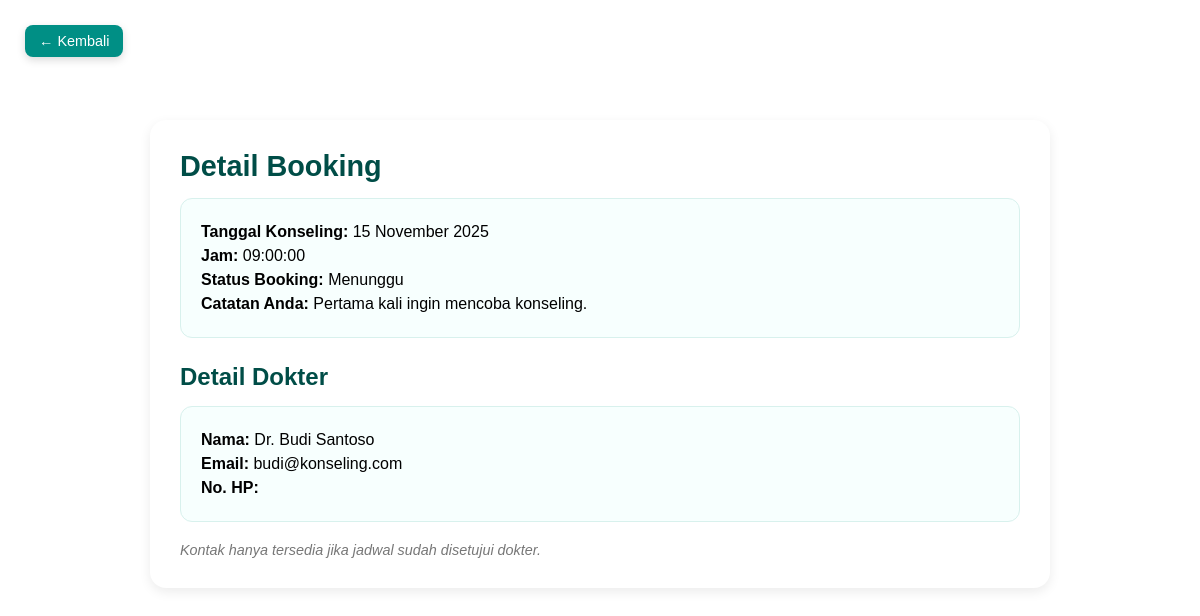
/detail_booking.php?booking_id=1, run on an earlier commit of the app's database.
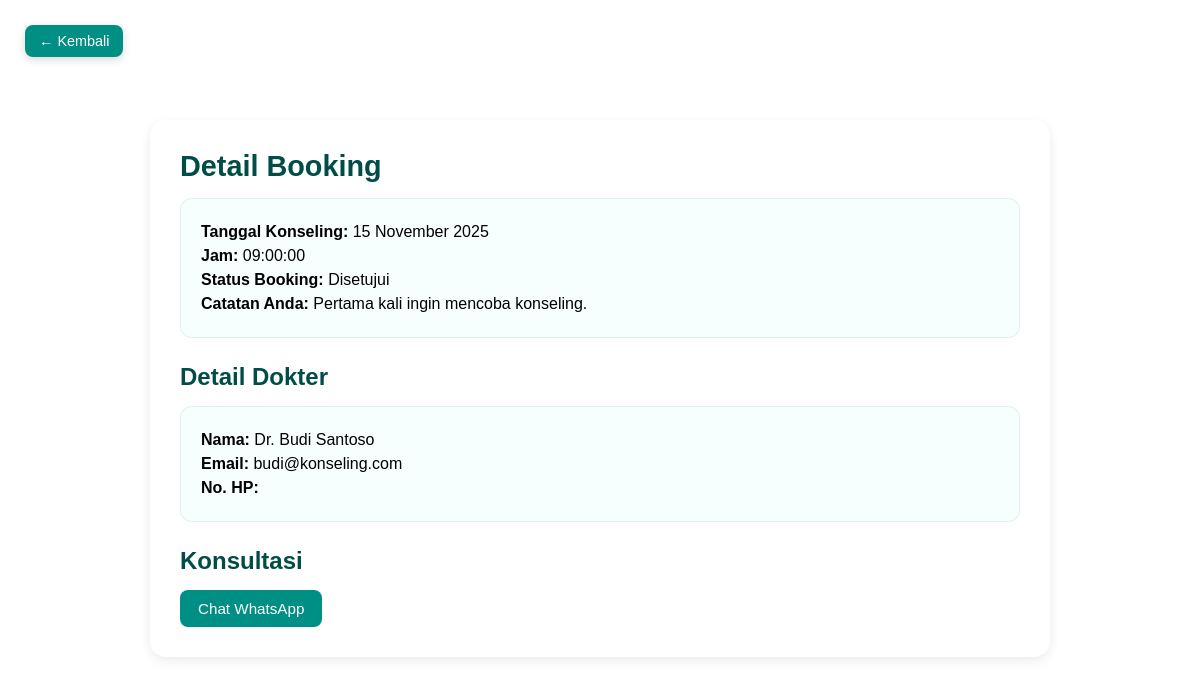
And on a later commit of the database.
### tables this page shows
CREATE TABLE `booking` (
  `booking_id` int(11) NOT NULL,
  `pasien_id` int(11) DEFAULT NULL,
  `dokter_id` int(11) DEFAULT NULL,
  `jadwal_id` int(11) DEFAULT NULL,
  `status` enum('menunggu','disetujui','selesai','dibatalkan') DEFAULT NULL,
  `catatan` text DEFAULT NULL
);

CREATE TABLE `jadwal_dokter` (
  `jadwal_id` int(11) NOT NULL,
  `dokter_id` int(11) DEFAULT NULL,
  `tanggal` date DEFAULT NULL,
  `jam` time DEFAULT NULL,
  `status` enum('tersedia','penuh') DEFAULT 'tersedia'
);

CREATE TABLE `users` (
  `user_id` int(11) NOT NULL,
  `nama` varchar(100) DEFAULT NULL,
  `email` varchar(100) DEFAULT NULL,
  `password` varchar(255) DEFAULT NULL,
  `role` enum('dokter','pasien') DEFAULT NULL,
  `no_hp` varchar(20) DEFAULT '-',
  `alamat` text DEFAULT NULL,
  `foto` varchar(255) DEFAULT 'default.png'
);

### detail_booking.php (the view, shortened to what this page needs)
<?php
include 'connection.php';
$booking_id = intval($_GET['booking_id']);
$sql = "
    SELECT b.booking_id, b.status AS status_booking, b.catatan,
           j.tanggal, j.jam,
           u.user_id AS dokter_id, u.nama AS nama_dokter,
           u.email, u.no_hp
    FROM booking b
    JOIN jadwal_dokter j ON b.jadwal_id = j.jadwal_id
    JOIN users u ON j.dokter_id = u.user_id
    WHERE b.booking_id = '$booking_id'
";
$result = mysqli_query($conn, $sql);
$book = mysqli_fetch_assoc($result);
$status = $book['status_booking'];
?>
<!DOCTYPE html>
<html lang="id">
<head>
    <link rel="stylesheet" href="asset/css/style.css">
</head>
<body>
    <a href="daftar_jadwal.php" class="back-btn">
        &#8592; Kembali
    </a>
    <div class="detail-container">
        <h2 class="detail-title">Detail Booking</h2>
        <div class="detail-section">
            <p><strong>Tanggal Konseling:</strong> <?= date('d F Y', strtotime($book['tanggal'])) ?></p>
            <p><strong>Jam:</strong> <?= $book['jam'] ?></p>
            <p><strong>Status Booking:</strong> <?= ucfirst($book['status_booking']) ?></p>
            <p><strong>Catatan Anda:</strong> <?= $book['catatan'] ?></p>
        </div>
        <h3 class="detail-title" style="font-size:1.5rem;margin-top:25px;">Detail Dokter</h3>
        <div class="detail-section">
            <p><strong>Nama:</strong> <?= $book['nama_dokter'] ?></p>
            <p><strong>Email:</strong> <?= $book['email'] ?></p>
            <p><strong>No. HP:</strong> <?= $book['no_hp'] ?></p>
        </div>
        <?php if ($status == 'disetujui'): ?>
            <h3 class="detail-title" style="font-size:1.5rem;margin-top:25px;">Konsultasi</h3>
            <a class="btn-green"
                href="https://wa.me/<?= $book['no_hp'] ?>?text=Halo%20Dokter%20<?= urlencode($book['nama_dokter']) ?>..."
                target="_blank">
                Chat WhatsApp
            </a>
        <?php else: ?>
            <p class="info-note">Kontak hanya tersedia jika jadwal sudah disetujui dokter.</p>
        <?php endif; ?>
    </div>
</body>
</html>

What changed in the data, as far as the page shows it:
changed booking "Pertama kali ingin mencoba konseling.": status "Menunggu" → "Disetujui"
Also different on the page:
text no longer shown: "Kontak hanya tersedia jika jadwal sudah disetujui dokter."
text now shown: "Konsultasi Chat WhatsApp"
